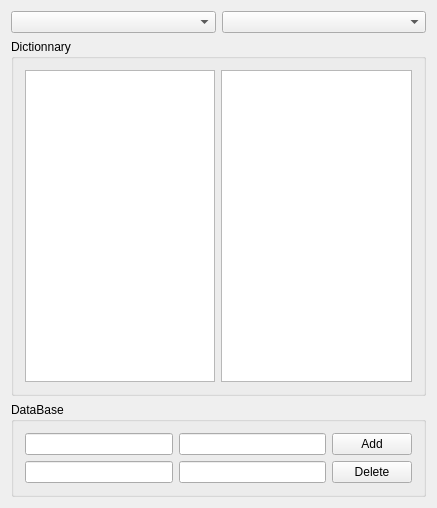
<?xml version="1.0" encoding="UTF-8"?>
<ui version="4.0">
 <class>translatorGUI</class>
 <widget class="QWidget" name="translatorGUI">
  <property name="geometry">
   <rect>
    <x>0</x>
    <y>0</y>
    <width>437</width>
    <height>508</height>
   </rect>
  </property>
  <property name="windowTitle">
   <string>translatorGUI</string>
  </property>
  <layout class="QGridLayout" name="gridLayout_3">
   <item row="0" column="0">
    <layout class="QHBoxLayout" name="horizontalLayout">
     <item>
      <widget class="QComboBox" name="comboBox_lang1"/>
     </item>
     <item>
      <widget class="QComboBox" name="comboBox_lang2"/>
     </item>
    </layout>
   </item>
   <item row="1" column="0">
    <widget class="QGroupBox" name="groupBox">
     <property name="title">
      <string>Dictionnary</string>
     </property>
     <layout class="QGridLayout" name="gridLayout">
      <item row="0" column="0">
       <widget class="QListWidget" name="listWidget_dic1"/>
      </item>
      <item row="0" column="1">
       <widget class="QListWidget" name="listWidget_dic2"/>
      </item>
     </layout>
    </widget>
   </item>
   <item row="2" column="0">
    <widget class="QGroupBox" name="groupBox_3">
     <property name="title">
      <string>DataBase</string>
     </property>
     <layout class="QGridLayout" name="gridLayout_2">
      <item row="0" column="0">
       <layout class="QHBoxLayout" name="horizontalLayout_2">
        <item>
         <widget class="QLineEdit" name="lineEdit_base1Add"/>
        </item>
        <item>
         <widget class="QLineEdit" name="lineEdit_base2Add"/>
        </item>
        <item>
         <widget class="QPushButton" name="pushButton_add">
          <property name="text">
           <string>Add</string>
          </property>
         </widget>
        </item>
       </layout>
      </item>
      <item row="1" column="0">
       <layout class="QHBoxLayout" name="horizontalLayout_3">
        <item>
         <widget class="QLineEdit" name="lineEdit_base1Del"/>
        </item>
        <item>
         <widget class="QLineEdit" name="lineEdit_base2Del"/>
        </item>
        <item>
         <widget class="QPushButton" name="pushButton_del">
          <property name="text">
           <string>Delete</string>
          </property>
         </widget>
        </item>
       </layout>
      </item>
     </layout>
     <zorder>lineEdit_base1Add</zorder>
     <zorder>lineEdit_base2Add</zorder>
     <zorder>lineEdit_base2Add</zorder>
     <zorder>pushButton_add</zorder>
     <zorder>label_base1</zorder>
     <zorder>label_base2</zorder>
     <zorder>layoutWidget</zorder>
    </widget>
   </item>
  </layout>
 </widget>
 <layoutdefault spacing="6" margin="11"/>
 <resources/>
 <connections/>
</ui>
